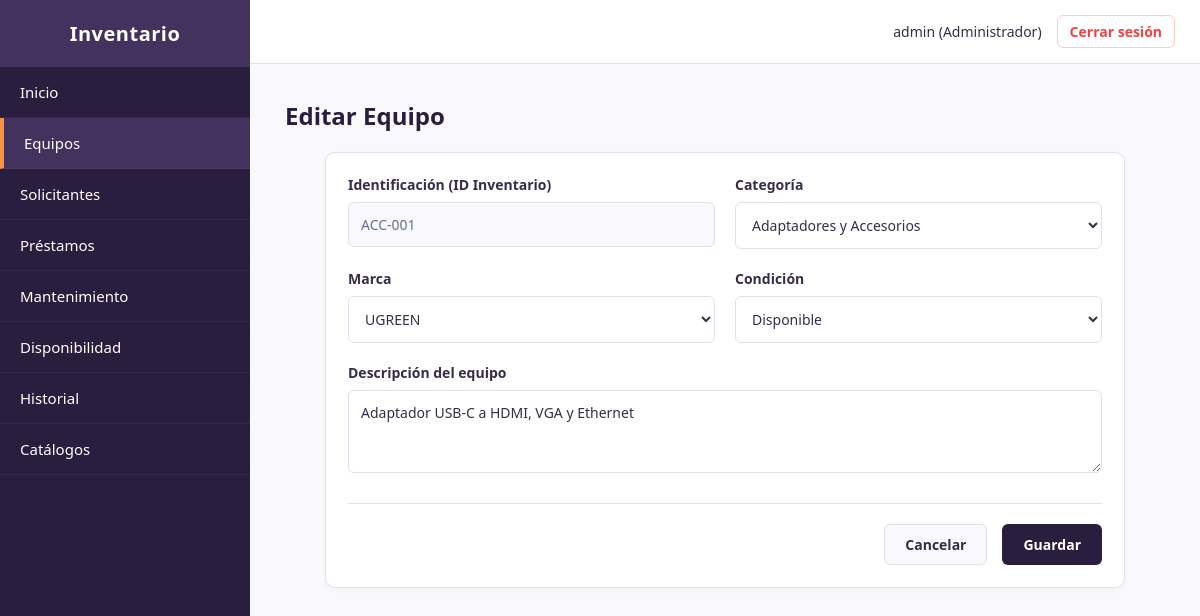
The page /pages/equipos/registrar.php?id=ACC-001 (signed in) on the database its author committed.
### tables this page shows
CREATE TABLE IF NOT EXISTS equipos (
    id_inventario VARCHAR(50) PRIMARY KEY,
    descripcion VARCHAR(200) NOT NULL,
    id_categoria INT NOT NULL,
    id_marca INT NOT NULL,
    condicion_actual ENUM('Disponible', 'Prestado', 'Mantenimiento', 'Baja') DEFAULT 'Disponible',
    FOREIGN KEY (id_categoria) REFERENCES categorias(id_categoria) ON DELETE RESTRICT ON UPDATE CASCADE,
    FOREIGN KEY (id_marca) REFERENCES marcas(id_marca) ON DELETE RESTRICT ON UPDATE CASCADE
);

CREATE TABLE IF NOT EXISTS categorias (
    id_categoria INT AUTO_INCREMENT PRIMARY KEY,
    nombre VARCHAR(100) UNIQUE NOT NULL
);

CREATE TABLE IF NOT EXISTS marcas (
    id_marca INT AUTO_INCREMENT PRIMARY KEY,
    nombre VARCHAR(100) UNIQUE NOT NULL
);

### pages/equipos/registrar.php (the view, shortened to what this page needs)
<?php
$base = '../../';
require_once $base . 'includes/auth.php';
require_once $base . 'includes/conexion.php';
$id_original = trim($_GET['id'] ?? $_POST['id_original'] ?? '');
$editando = $id_original !== '';
$equipo = [
    'id_inventario' => '',
    'descripcion' => '',
    'id_categoria' => '',
    'id_marca' => '',
    'condicion_actual' => 'Disponible',
];
$estado_actual_db = 'Disponible';
$categorias = $pdo->query('SELECT id_categoria, nombre FROM categorias ORDER BY nombre')->fetchAll();
$marcas = $pdo->query('SELECT id_marca, nombre FROM marcas ORDER BY nombre')->fetchAll();
if ($editando) {
    $stmt = $pdo->prepare('SELECT id_inventario, descripcion, id_categoria, id_marca, condicion_actual FROM equipos WHERE id_inventario = ?');
    $stmt->execute([$id_original]);
    $fila = $stmt->fetch();
    $equipo = $fila;
    $estado_actual_db = $fila['condicion_actual'];
}
$puede_cambiar_estado = $editando && ($estado_actual_db === 'Disponible' || $estado_actual_db === 'Baja');
require $base . 'includes/header.php';
?>
            <h1><?= $editando ? 'Editar Equipo' : 'Datos del Equipo' ?></h1>
            <div class="panel form-panel">
                <form action="registrar.php" method="POST">
                    <div class="form-grid">
                        <div class="form-group">
                            <label for="id_inventario">Identificación (ID Inventario)</label>
                            <input type="text" id="id_inventario" name="id_inventario" maxlength="50" value="<?= htmlspecialchars($equipo['id_inventario']) ?>"<?= $editando ? ' disabled' : ' required' ?>>
                        </div>
                        <div class="form-group">
                            <label for="id_categoria">Categoría</label>
                            <select id="id_categoria" name="id_categoria" required>
                                <?php foreach ($categorias as $cat): ?>
                                    <option value="<?= $cat['id_categoria'] ?>"<?= (int) $cat['id_categoria'] === (int) $equipo['id_categoria'] ? ' selected' : '' ?>>
                                        <?= htmlspecialchars($cat['nombre']) ?>
                                    </option>
                                <?php endforeach; ?>
                            </select>
                        </div>
                        <div class="form-group">
                            <label for="id_marca">Marca</label>
                            <select id="id_marca" name="id_marca" required>
                                <?php foreach ($marcas as $mar): ?>
                                    <option value="<?= $mar['id_marca'] ?>"<?= (int) $mar['id_marca'] === (int) $equipo['id_marca'] ? ' selected' : '' ?>>
                                        <?= htmlspecialchars($mar['nombre']) ?>
                                    </option>
                                <?php endforeach; ?>
                            </select>
                        </div>
                        <div class="form-group">
                            <label for="condicion_actual">Condición</label>
                            <?php if ($puede_cambiar_estado): ?>
                                <select id="condicion_actual" name="condicion_actual" required>
                                    <option value="Disponible"<?= $equipo['condicion_actual'] === 'Disponible' ? ' selected' : '' ?>>Disponible</option>
                                </select>
                            <?php else: ?>
                                <input type="text" id="condicion_actual" value="<?= htmlspecialchars($equipo['condicion_actual']) ?>" disabled>
                            <?php endif; ?>
                        </div>
                    </div>
                    <div class="form-group full-width">
                        <label for="descripcion">Descripción del equipo</label>
                        <textarea id="descripcion" name="descripcion" rows="3" maxlength="200" required><?= htmlspecialchars($equipo['descripcion']) ?></textarea>
                    </div>
                    <div class="form-actions">
                        <a href="equipos.php" class="btn-secondary">Cancelar</a>
                        <button type="submit" class="btn-primary">Guardar</button>
                    </div>
                </form>
            </div>
<?php
require $base . 'includes/footer.php';
?>

### css/estilos.css (style rules this page uses)
:root { --color-primario: #2a1e3e; --color-secundario: #43325d; --color-fondo: #f9f8fc; --color-blanco: #ffffff; --color-borde: #e4dfec; --color-texto: #372d47; --color-acento: #fb923c; --color-peligro: #ef4444; }
* { box-sizing: border-box; margin: 0; padding: 0; font-family: system-ui, -apple-system, 'Segoe UI', Roboto, sans-serif; }
body { background-color: var(--color-fondo); color: var(--color-texto); display: flex; flex-direction: column; min-height: 100vh; }
body.admin-layout { flex-direction: column; }
.content h1 { margin-bottom: 20px; color: var(--color-primario); font-size: 24px; }
.card, .panel { background-color: var(--color-blanco); padding: 22px; border-radius: 10px; border: 1px solid var(--color-borde); box-shadow: 0 2px 6px rgba(0, 0, 0, 0.03); min-width: 0; }
.form-panel { max-width: 800px; margin: 0 auto; }
.form-grid { display: grid; grid-template-columns: 1fr; gap: 0 20px; }
.form-group { margin-bottom: 20px; text-align: left; }
.form-group.full-width { grid-column: 1 / -1; }
.form-group label { display: block; margin-bottom: 8px; font-weight: 600; font-size: 14px; }
.form-group input, .form-group select, .form-group textarea { width: 100%; padding: 12px; border: 1px solid var(--color-borde); border-radius: 6px; font-size: 14px; background-color: var(--color-blanco); color: var(--color-texto); }
.form-group textarea { resize: vertical; }
.form-group input:disabled, .form-group textarea:disabled { background-color: var(--color-fondo); color: #64748b; cursor: not-allowed; }
.form-actions { display: flex; flex-wrap: wrap; justify-content: flex-end; gap: 15px; margin-top: 25px; padding-top: 20px; border-top: 1px solid var(--color-borde); }
.btn-primary, .btn-secondary { display: inline-block; padding: 10px 20px; border-radius: 6px; font-size: 14px; font-weight: 600; text-decoration: none; text-align: center; cursor: pointer; transition: background-color 0.2s; }
.btn-primary { background-color: var(--color-primario); color: var(--color-blanco); border: 1px solid transparent; }
.btn-secondary { background-color: var(--color-fondo); color: var(--color-texto); border: 1px solid var(--color-borde); }
@media (min-width: 768px) { body.admin-layout { flex-direction: row; } }
@media (min-width: 768px) { .form-grid { grid-template-columns: 1fr 1fr; } }

### rows shown on the page
equipos: id_inventario "ACC-001", id_categoria "Adaptadores y Accesorios", id_marca "UGREEN", condicion_actual "Disponible", descripcion "Adaptador USB-C a HDMI, VGA y Ethernet"

### other values the page prints
$_SESSION['username'] "admin"
$_SESSION['rol'] "Administrador"
